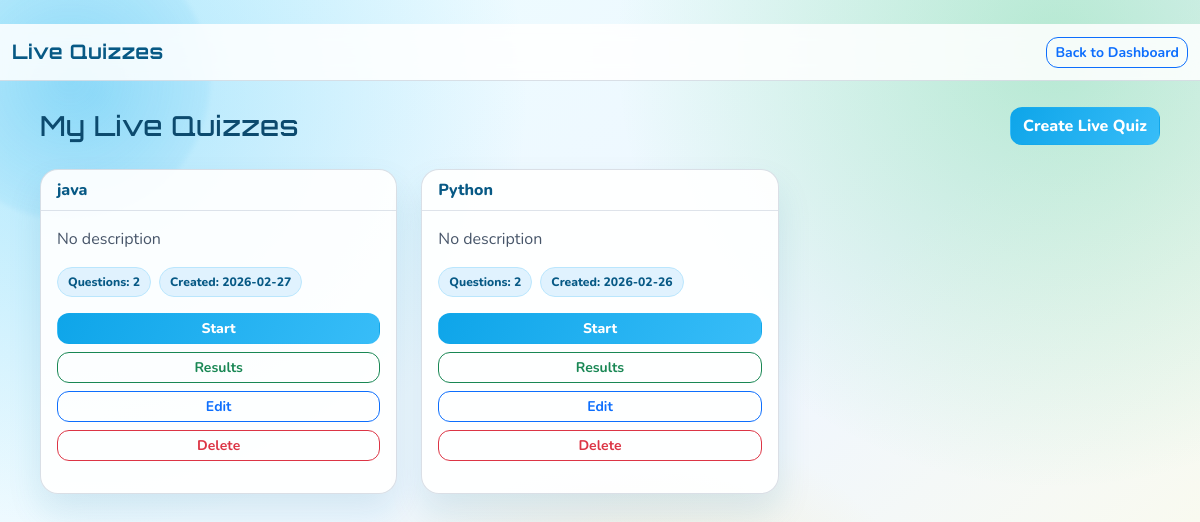
Page /teacher_live_quizzes (signed in) on the committed database.
### tables this page shows
CREATE TABLE Quizzes(
    quiz_id INTEGER PRIMARY KEY AUTOINCREMENT,

    quiz_name TEXT NOT NULL,
    description TEXT,

    created_by INTEGER NOT NULL,      -- teacher_id

    subject TEXT,                     -- optional
    quiz_code TEXT UNIQUE,            -- practice join code

    mode TEXT DEFAULT 'practice',     -- 'practice' or 'live'

    created_at DATETIME DEFAULT CURRENT_TIMESTAMP,

    FOREIGN KEY (created_by) REFERENCES Users(user_id)
);

### app.py (the view)
@app.route('/teacher_live_quizzes')
@login_required
def teacher_live_quizzes():
    if session.get('role') != 'Teacher':
        flash("Access denied")
        return redirect('/login')
    with get_db_connection() as conn:
        quizzes = conn.execute("""
            SELECT q.*, COUNT(ques.question_id) AS question_count
            FROM Quizzes q
            LEFT JOIN Questions ques ON q.quiz_id = ques.quiz_id
            WHERE q.created_by = ?
            GROUP BY q.quiz_id
            ORDER BY q.quiz_id DESC
        """, (session['user_id'],)).fetchall()
    return render_template('teacher/live_quizzes.html', quizzes=quizzes)

### app.py (called while the page is built)
def get_db_connection():
    return DBConnection(DATABASE)

def login_required(f):
    @wraps(f)
    def decorated_function(*args, **kwargs):
        if 'user_id' not in session:
            flash("Please login first")
            return redirect(url_for('login'))
        return f(*args, **kwargs)
    return decorated_function

    def __enter__(self):
        return self.conn

    def __exit__(self, exc_type, exc_val, exc_tb):
        if exc_type is None:
            self.conn.commit()
        else:
            self.conn.rollback()
        self.conn.close()

### templates/teacher/live_quizzes.html (shortened to what this page needs)
﻿<!DOCTYPE html>
<html lang="en">
<head>
<link href="https://cdn.jsdelivr.net/npm/bootstrap@5.3.2/dist/css/bootstrap.min.css" rel="stylesheet">
<link href="{{ url_for('static', filename='css/ui-system.css') }}" rel="stylesheet">
</head>
<body class="app-bg">
<nav class="navbar navbar-expand-lg topbar">
    <div class="container-fluid">
        <span class="navbar-brand">Live Quizzes</span>
        <a href="{{ url_for('teacher_dashboard') }}" class="btn btn-outline-primary btn-sm">Back to Dashboard</a>
    </div>
</nav>
<div class="page-wrap">
    <div class="d-flex justify-content-between align-items-center mb-4">
        <h1 class="page-title mb-0">My Live Quizzes</h1>
        <a href="/create_quiz/live" class="btn btn-brand">Create Live Quiz</a>
    </div>
    {% if quizzes %}
    <div class="row quiz-grid">
        {% for quiz in quizzes %}
        <div class="col-12 col-md-6 col-lg-4">
            <div class="glass-card section-card card h-100">
                <div class="card-header">{{ quiz['quiz_name'] }}</div>
                <div class="card-body d-flex flex-column">
                    <p>{{ quiz['description'] or "No description" }}</p>
                    <div class="d-flex flex-wrap gap-2 mb-3">
                        <span class="stat-badge">Questions: {{ quiz['question_count'] or 0 }}</span>
                        <span class="stat-badge">Created: {{ quiz['created_at'][:10] }}</span>
                    </div>
                    <div class="d-grid gap-2 mt-auto">
                        <a href="/start_quiz/{{ quiz['quiz_id'] }}" class="btn btn-brand btn-sm">Start</a>
                        <a href="{{ url_for('teacher_live_quiz_results', quiz_id=quiz['quiz_id']) }}" class="btn btn-outline-success btn-sm">Results</a>
                        <a href="/edit_quiz/{{ quiz['quiz_id'] }}" class="btn btn-outline-primary btn-sm">Edit</a>
                        <form id="delete-quiz-{{ quiz.quiz_id }}" method="POST" action="{{ url_for('delete_quiz', quiz_id=quiz.quiz_id) }}">
                            <button type="button" class="btn btn-outline-danger btn-sm w-100" onclick="confirmDeleteQuiz({{ quiz.quiz_id }})">
                                Delete
                            </button>
                        </form>
                    </div>
                </div>
            </div>
        </div>
        {% endfor %}
    </div>
    {% else %}
        <p class="empty-text">No live quizzes created yet.</p>
    {% endif %}
</div>
</body>
</html>

### static/css/ui-system.css (style rules this page uses)
:root { --bg-a: #ecfeff; --bg-b: #eff6ff; --bg-c: #fefce8; --brand: #0ea5e9; --brand-dark: #0284c7; --success: #22c55e; --success-dark: #16a34a; --accent: #f97316; --text: #0f172a; --muted: #475569; --card: rgba(255, 255, 255, 0.92); --border: rgba(148, 163, 184, 0.35); }
* { box-sizing: border-box; }
body.app-bg { min-height: 100vh; background: radial-gradient(circle at 8% 12%, rgba(56, 189, 248, 0.35), transparent 33%), radial-gradient(circle at 88% 6%, rgba(34, 197, 94, 0.28), transparent 34%), radial-gradient(circle at 52% 96%, rgba(251, 191, 36, 0.26), transparent 36%), linear-gradient(140deg, var(--bg-a), var(--bg-b) 55%, var(--bg-c)); font-family: 'Nunito', sans-serif; color: var(--text); position: relative; overflow-x: hidden; }
body.app-bg::before, body.app-bg::after { content: ""; position: fixed; width: 280px; height: 280px; border-radius: 50%; filter: blur(2px); z-index: -1; animation: floatBlob 9s ease-in-out infinite; }
body.app-bg::before { top: -60px; left: -70px; background: radial-gradient(circle, rgba(14, 165, 233, 0.22), rgba(14, 165, 233, 0)); }
body.app-bg::after { bottom: -80px; right: -80px; background: radial-gradient(circle, rgba(249, 115, 22, 0.2), rgba(249, 115, 22, 0)); animation-delay: 1.3s; }
.topbar { background: rgba(255, 255, 255, 0.86); border-bottom: 1px solid var(--border); backdrop-filter: blur(10px); }
.topbar .navbar-brand { color: #075985; font-family: 'Orbitron', sans-serif; font-weight: 700; letter-spacing: 0.5px; }
.page-wrap { width: min(1120px, calc(100% - 28px)); margin: 26px auto 34px; }
.page-title { font-family: 'Orbitron', sans-serif; font-size: clamp(1.35rem, 2.3vw, 1.9rem); letter-spacing: 0.4px; margin-bottom: 16px; color: #0c4a6e; }
.glass-card { border: 1px solid var(--border); border-radius: 18px; box-shadow: 0 18px 34px rgba(14, 116, 144, 0.12); background: var(--card); color: var(--text); }
.section-card { height: 100%; }
.section-card .card-header { background: transparent; border-bottom: 1px solid rgba(148, 163, 184, 0.3); font-weight: 800; color: #075985; }
.section-card .card-body p { color: var(--muted); }
.stat-badge, .chip { display: inline-block; background: #e0f2fe; color: #075985; border: 1px solid #bae6fd; border-radius: 999px; padding: 5px 10px; font-size: 0.76rem; font-weight: 800; }
.btn-brand { background: linear-gradient(120deg, var(--brand), #38bdf8); border-color: transparent; color: #fff; font-weight: 800; border-radius: 12px; }
.btn-outline-primary, .btn-outline-secondary, .btn-outline-danger, .btn-outline-success, .btn-outline-warning { border-radius: 12px; font-weight: 700; }
.quiz-grid { row-gap: 16px; }

### rows in the picture
Quizzes: quiz_name "java", description "No description", quiz "2", created_at "2026-02-27"
Quizzes: quiz_name "Python", description "No description", quiz "2", created_at "2026-02-26"
